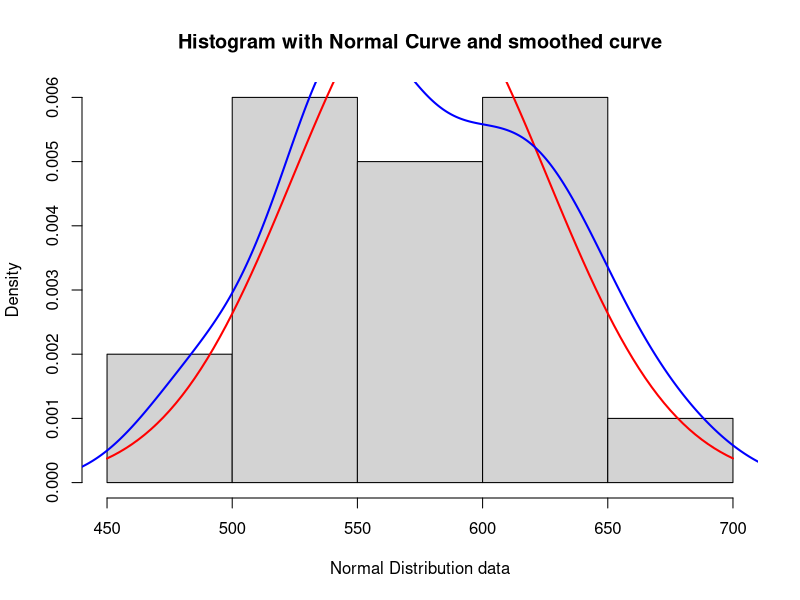

R code for this plot:
#
# Hands on exercise on R
# Day 7 - Normal Distribution
# Author @Gudi Varaprasad - 19BCE7048
# Date : 28-11-2020
# 
#----------------------------------------------------------------------------

# 1) IQ is a normal distribution of mean of 100 and standard deviation of 15

# a) What percentage of people have an IQ<125 ?
# pnorm(x, mean, sd)
pnorm(125, 100, 15) * 100

# b) What percentage of people have IQ>110 ?
(1 - pnorm(110, 100, 15))* 100

# c) What percentage of people have 110<IQ<125 ?
(pnorm(125,100,15,lower.tail=TRUE) - pnorm(110,100,15,lower.tail=TRUE)) * 100

# d) Find 25% for standard normal distribution.
qnorm(0.25)

# e) Find 25% normal distribution with mean and standard deviation 2& 3
qnorm(0.25,2,3,lower.tail=TRUE)

# f) What IQ separates the lower 25% from the others
qnorm(0.25,100,15,lower.tail=TRUE)

# g) What IQ separates the top 25% from the others
qnorm(0.25,100,15,lower.tail=FALSE)
qnorm(0.75,100,15,lower.tail=TRUE)

# h) Find 25 percentile for mean 100 and SD 15.
qnorm(0.25,100,15)


# 2) Generate the 20 random number for a normal distribution with 
# mean 572 and SD is 51. Calculate mean and SD of data set.
r = rnorm(20,572,51)
mean(r)
sd(r)

# 3) Make appropriate histogram of data in above question and visually assume 
# if normal density curve & histogram density estimates are similar.

# red for histogram || blue for normal curve
d = rnorm(20,572,51)
meann = mean(d)
stdv = sd(d)
windows()
hist(d, xlab="Normal Distribution data", freq = FALSE, 
     main = "Histogram with Normal Curve and smoothed curve")
curve(dnorm(x, mean=meann, sd=stdv), col="red", lwd=2, add=TRUE)
lines(density(d, adjust = 1), col="blue", lwd=2)



# GVP